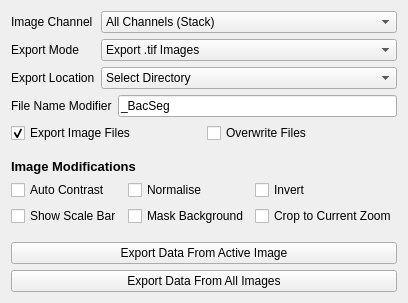
      <widget class="QWidget" name="tab_8">
       <attribute name="title">
        <string>Export Data</string>
       </attribute>
       <layout class="QVBoxLayout" name="verticalLayout_15">
        <item>
         <layout class="QFormLayout" name="formLayout_6">
          <item row="1" column="1">
           <widget class="QComboBox" name="export_mode">
            <item>
             <property name="text">
              <string>Export .tif Images</string>
             </property>
            </item>
            <item>
             <property name="text">
              <string>Export .tif Masks</string>
             </property>
            </item>
            <item>
             <property name="text">
              <string>Export .tif Images and Masks</string>
             </property>
            </item>
            <item>
             <property name="text">
              <string>Export Cellpose</string>
             </property>
            </item>
            <item>
             <property name="text">
              <string>Export Oufti</string>
             </property>
            </item>
            <item>
             <property name="text">
              <string>Export ImageJ</string>
             </property>
            </item>
            <item>
             <property name="text">
              <string>Export JSON</string>
             </property>
            </item>
            <item>
             <property name="text">
              <string>Export CSV</string>
             </property>
            </item>
           </widget>
          </item>
          <item row="1" column="0">
           <widget class="QLabel" name="label_19">
            <property name="text">
             <string>Export Mode</string>
            </property>
           </widget>
          </item>
          <item row="2" column="1">
           <widget class="QComboBox" name="export_location">
            <property name="currentIndex">
             <number>1</number>
            </property>
            <item>
             <property name="text">
              <string>Import Directory</string>
             </property>
            </item>
            <item>
             <property name="text">
              <string>Select Directory</string>
             </property>
            </item>
           </widget>
          </item>
          <item row="2" column="0">
           <widget class="QLabel" name="label_44">
            <property name="text">
             <string>Export Location</string>
            </property>
           </widget>
          </item>
          <item row="0" column="1">
           <widget class="QComboBox" name="export_channel">
            <item>
             <property name="text">
              <string>All Channels (Stack)</string>
             </property>
            </item>
            <item>
             <property name="text">
              <string>First Three Channels (RGB)</string>
             </property>
            </item>
           </widget>
          </item>
          <item row="0" column="0">
           <widget class="QLabel" name="label_45">
            <property name="text">
             <string>Image Channel</string>
            </property>
           </widget>
          </item>
         </layout>
        </item>
        <item>
         <layout class="QFormLayout" name="formLayout_5">
          <item row="0" column="0">
           <widget class="QLabel" name="label_26">
            <property name="text">
             <string>File Name Modifier</string>
            </property>
           </widget>
          </item>
          <item row="0" column="1">
           <widget class="QLineEdit" name="export_modifier">
            <property name="text">
             <string>_BacSeg</string>
            </property>
           </widget>
          </item>
         </layout>
        </item>
        <item>
         <layout class="QGridLayout" name="gridLayout_14">
          <item row="1" column="1">
           <widget class="QCheckBox" name="export_overwrite_setting">
            <property name="text">
             <string>Overwrite Files</string>
            </property>
           </widget>
          </item>
          <item row="1" column="0">
           <widget class="QCheckBox" name="export_image_setting">
            <property name="text">
             <string>Export Image Files</string>
            </property>
            <property name="checked">
             <bool>true</bool>
            </property>
           </widget>
          </item>
         </layout>
        </item>
        <item>
         <spacer name="verticalSpacer_12">
          <property name="orientation">
           <enum>Qt::Vertical</enum>
          </property>
          <property name="sizeType">
           <enum>QSizePolicy::Minimum</enum>
          </property>
          <property name="sizeHint" stdset="0">
           <size>
            <width>20</width>
            <height>10</height>
           </size>
          </property>
         </spacer>
        </item>
        <item>
         <widget class="QLabel" name="label_12">
          <property name="font">
           <font>
            <pointsize>10</pointsize>
            <weight>75</weight>
            <bold>true</bold>
           </font>
          </property>
          <property name="text">
           <string>Image Modifications</string>
          </property>
         </widget>
        </item>
        <item>
         <layout class="QGridLayout" name="gridLayout_19">
          <item row="1" column="0">
           <widget class="QCheckBox" name="export_autocontrast">
            <property name="text">
             <string>Auto Contrast</string>
            </property>
           </widget>
          </item>
          <item row="1" column="1">
           <widget class="QCheckBox" name="export_normalise">
            <property name="text">
             <string>Normalise</string>
            </property>
           </widget>
          </item>
          <item row="2" column="0">
           <widget class="QCheckBox" name="export_scalebar">
            <property name="text">
             <string>Show Scale Bar</string>
            </property>
           </widget>
          </item>
          <item row="1" column="2">
           <widget class="QCheckBox" name="export_invert">
            <property name="text">
             <string>Invert </string>
            </property>
           </widget>
          </item>
          <item row="2" column="1">
           <widget class="QCheckBox" name="export_mask_background">
            <property name="text">
             <string>Mask Background</string>
            </property>
           </widget>
          </item>
          <item row="2" column="2">
           <widget class="QCheckBox" name="export_crop_zoom">
            <property name="text">
             <string>Crop to Current Zoom</string>
            </property>
           </widget>
          </item>
         </layout>
        </item>
        <item>
         <spacer name="verticalSpacer_19">
          <property name="orientation">
           <enum>Qt::Vertical</enum>
          </property>
          <property name="sizeHint" stdset="0">
           <size>
            <width>20</width>
            <height>10</height>
           </size>
          </property>
         </spacer>
        </item>
        <item>
         <widget class="QPushButton" name="export_active">
          <property name="text">
           <string>Export Data From Active Image</string>
          </property>
         </widget>
        </item>
        <item>
         <widget class="QPushButton" name="export_all">
          <property name="text">
           <string>Export Data From All Images</string>
          </property>
         </widget>
        </item>
       </layout>
      </widget>
